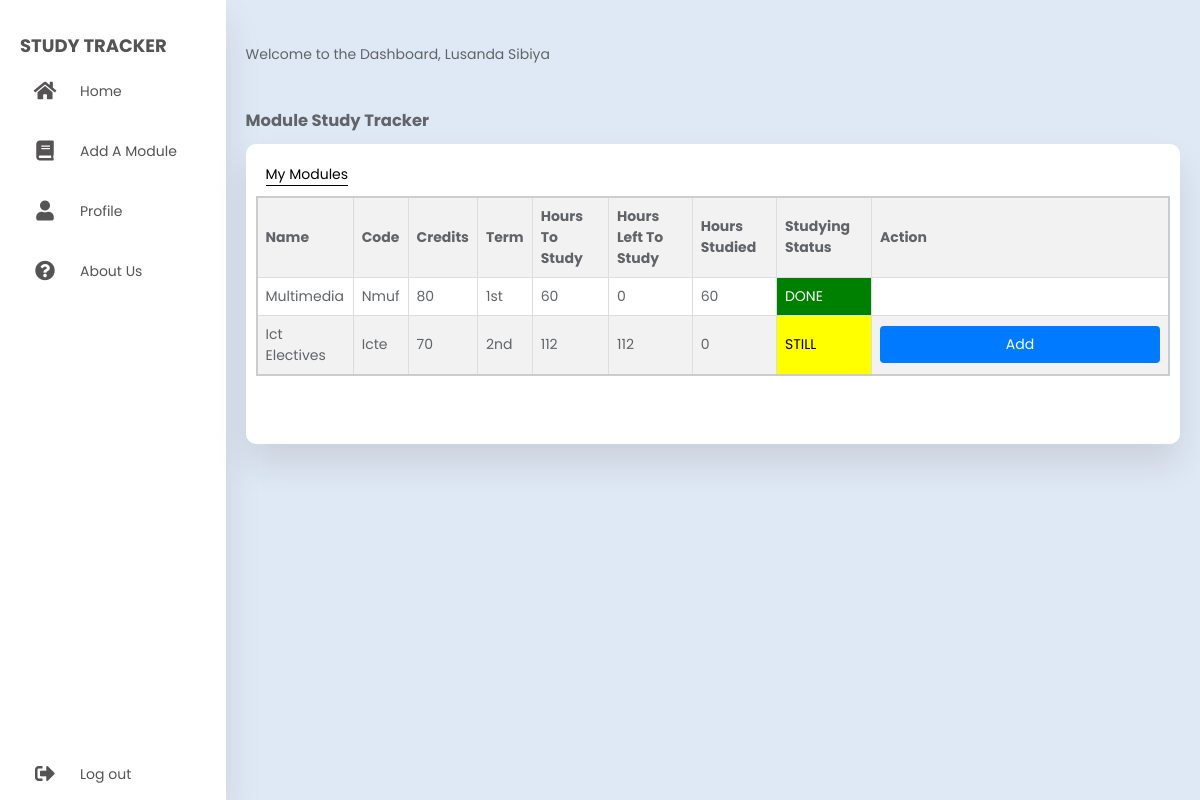
The page /dashboard.php (signed in) on the database its author committed.
### tables this page shows
CREATE TABLE `modules` (
  `id` int(11) NOT NULL,
  `moduleName` varchar(255) DEFAULT NULL,
  `moduleCode` varchar(10) DEFAULT NULL,
  `moduleCredits` int(11) DEFAULT NULL,
  `numWeeks` int(11) DEFAULT NULL,
  `hoursClass` int(11) DEFAULT NULL,
  `startDate` date DEFAULT NULL,
  `endDate` date DEFAULT NULL,
  `term` varchar(20) DEFAULT NULL,
  `hoursToStudy` int(11) DEFAULT NULL,
  `hoursStudied` int(11) DEFAULT NULL,
  `studentNumber` varchar(10) DEFAULT NULL
);

### dashboard.php (the view, shortened to what this page needs)
<?php
$studentNo = $_SESSION['studentNo'];
$name = $_SESSION['name'];
$surname = $_SESSION['surname'];
?>
<!DOCTYPE html>
<html lang="en">
<head>
  <link rel="stylesheet" href="style.css" />
  <link rel="stylesheet" href="https://cdnjs.cloudflare.com/ajax/libs/font-awesome/5.15.4/css/all.min.css" />
</head>
<body>
  <div class="container">
    <nav>
      <ul>
        <li>
          <a href="#" class="logo">
            <span class="nav-item">Study Tracker</span>
          </a>
        </li>
        <li>
          <a href="dashboard.php">
            <i class="fas fa-home"></i>
            <span class="nav-item">Home</span>
          </a>
        </li>
        <li>
          <a href="addModule.php">
            <i class="fas fa-book"></i>
            <span class="nav-item">Add A Module</span>
          </a>
        </li>
        <li>
          <a href="update.php">
            <i class="fas fa-user"></i>
            <span class="nav-item">Profile</span>
          </a>
        </li>
        <li>
          <a href="AboutUs.html">
            <i class="fas fa-question-circle"></i>
            <span class="nav-item">About Us</span>
          </a>
        </li>
        <li>
          <a href="logout.php" class="logout">
            <i class="fas fa-sign-out-alt"></i>
            <span class="nav-item">Log out</span>
          </a>
        </li>
      </ul>
    </nav>
    <section class="main">
      <div class="main-top">
      <p>Welcome to the Dashboard, <?php echo $name." ".$surname; ?></p>
      </div>
      <section class="main-course">
        <h1>Module Study Tracker</h1>
        <div class="course-box">
          <ul>
            <li class="active">My Modules</li>
          </ul>
          <div class="course">
          <?php
require "db.php";
$sql = "SELECT id, moduleName, moduleCode, moduleCredits, term, hoursToStudy, hoursStudied FROM modules WHERE studentNumber = $studentNo";
$result = $conn->query($sql);
?>
<table class="custom-table table table-striped">
    <thead>
        <tr>
            <th scope="col">Name</th>
            <th scope="col">Code</th>
            <th scope="col">Credits</th>
            <th scope="col">Term</th>
            <th scope="col">Hours To Study</th>
            <th scope="col">Hours Left To Study</th>
            <th scope="col">Hours Studied</th>
            <th scope="col">Studying Status</th>
            <th scope="col">Action</th>
        </tr>
    </thead>
    <tbody>
        <?php
        if ($result->num_rows > 0) {
            while ($row = $result->fetch_assoc()) {
                echo '<tr>';
                echo '<td>' . $row["moduleName"] . '</td>';
                echo '<td>' . $row["moduleCode"] . '</td>';
                echo '<td>' . $row["moduleCredits"] . '</td>';
                echo '<td>' . $row["term"] . '</td>';
                echo '<td>' . $row["hoursToStudy"] . '</td>';
                $hoursToStudy = $row["hoursToStudy"];
            $hoursStudied = $row["hoursStudied"];
            $hoursLeftToStudy = $hoursToStudy - $hoursStudied;
                echo '<td>' . $hoursLeftToStudy . '</td>';
                echo '<td>' . $row["hoursStudied"] . '</td>';
$status = ($hoursLeftToStudy === 0) ? 'DONE' : 'STILL';
echo '<td class="' . $status . '">' . $status . '</td>';
                 if ($hoursLeftToStudy === 0) {
                  echo '<td><button class="add-button hidden" >Add</button></td>';
              } else {
                echo '<td><a href="edit.php?id=' . $row["id"] . '" class="add-button">Add</a></td>';
              }
                echo '</tr>';
            }
        }
        ?>
    </tbody>
</table>
</div>
          </div>
        </div>
</body>
</html>

### style.css (style rules this page uses)
* { -webkit-box-sizing: inherit; box-sizing: inherit; }
html { -webkit-box-sizing: border-box; box-sizing: border-box; font-size: 100%; height: 100%; }
body { background-color: #2c3338; color: #606468; font-family: 'Open Sans', sans-serif; font-size: 14px; font-size: 0.875rem; font-weight: 400; height: 100%; line-height: 1.5; margin: 0; min-height: 100vh; }
a { color: #eee; outline: 0; text-decoration: none; }
p { margin-bottom: 24px; margin-bottom: 1.5rem; margin-top: 24px; margin-top: 1.5rem; }

### dashboard.php (style rules this page uses)
* { margin: 0; padding: 0; outline: none; border: none; text-decoration: none; box-sizing: border-box; font-family: "Poppins", sans-serif; }
body { background: #dfe9f5; }
.container { display: flex; }
nav { position: relative; top: 0; bottom: 0; height: 100vh; left: 0; background: #fff; width: 280px; overflow: hidden; box-shadow: 0 20px 35px rgba(0, 0, 0, 0.1); }
.logo { text-align: center; display: flex; margin: 10px 0 0 10px; }
.logo span { font-weight: bold; padding-left: 15px; font-size: 18px; text-transform: uppercase; }
a { position: relative; color: rgb(85, 83, 83); font-size: 14px; display: table; width: 280px; padding: 10px; }
nav .fas { position: relative; width: 100px; height: 40px; top: 14px; font-size: 20px; text-align: center; margin-left: -15px; }
.nav-item { position: relative; top: 12px; margin-left: -15px; }
.logout { position: absolute; bottom: 0; }
.main { position: relative; padding: 20px; width: 100%; }
.main-top { display: flex; width: 100%; }
.main-course { margin-top: 20px; text-transform: capitalize; }
.course-box { width: 100%; height: 300px; padding: 10px 10px 30px 10px; margin-top: 10px; background: #fff; border-radius: 10px; box-shadow: 0 20px 35px rgba(0, 0, 0, 0.1); }
.custom-table { border: 2px solid #ccc; border-collapse: collapse; width: 100%; }
.custom-table th, .custom-table td { border: 1px solid #ddd; padding: 8px; text-align: left; }
.custom-table th { background-color: #f2f2f2; }
.custom-table tr:nth-child(even) { background-color: #f2f2f2; }
.course-box ul { list-style: none; display: flex; }
.course-box ul li { margin: 10px; color: gray; cursor: pointer; }
.course-box ul .active { color: #000; border-bottom: 1px solid #000; }
.course-box .course { display: flex; }
.add-button { background-color: #007BFF; color: #fff; border: none; padding: 8px 16px; text-align: center; text-decoration: none; display: inline-block; font-size: 14px; border-radius: 4px; cursor: pointer; }
.DONE { color: white; background-color: green; }
.STILL { color: black; background-color: yellow; }

### rows shown on the page
modules: moduleName "Multimedia", moduleCode "Nmuf", moduleCredits "80", term "1st", hoursToStudy "60", hoursLeftToStudy "0", hoursStudied "60", status "DONE"
modules: moduleName "Ict Electives", moduleCode "Icte", moduleCredits "70", term "2nd", hoursToStudy "112", hoursStudied "0", status "STILL"

### other values the page prints
$name "Lusanda"
$surname "Sibiya"
